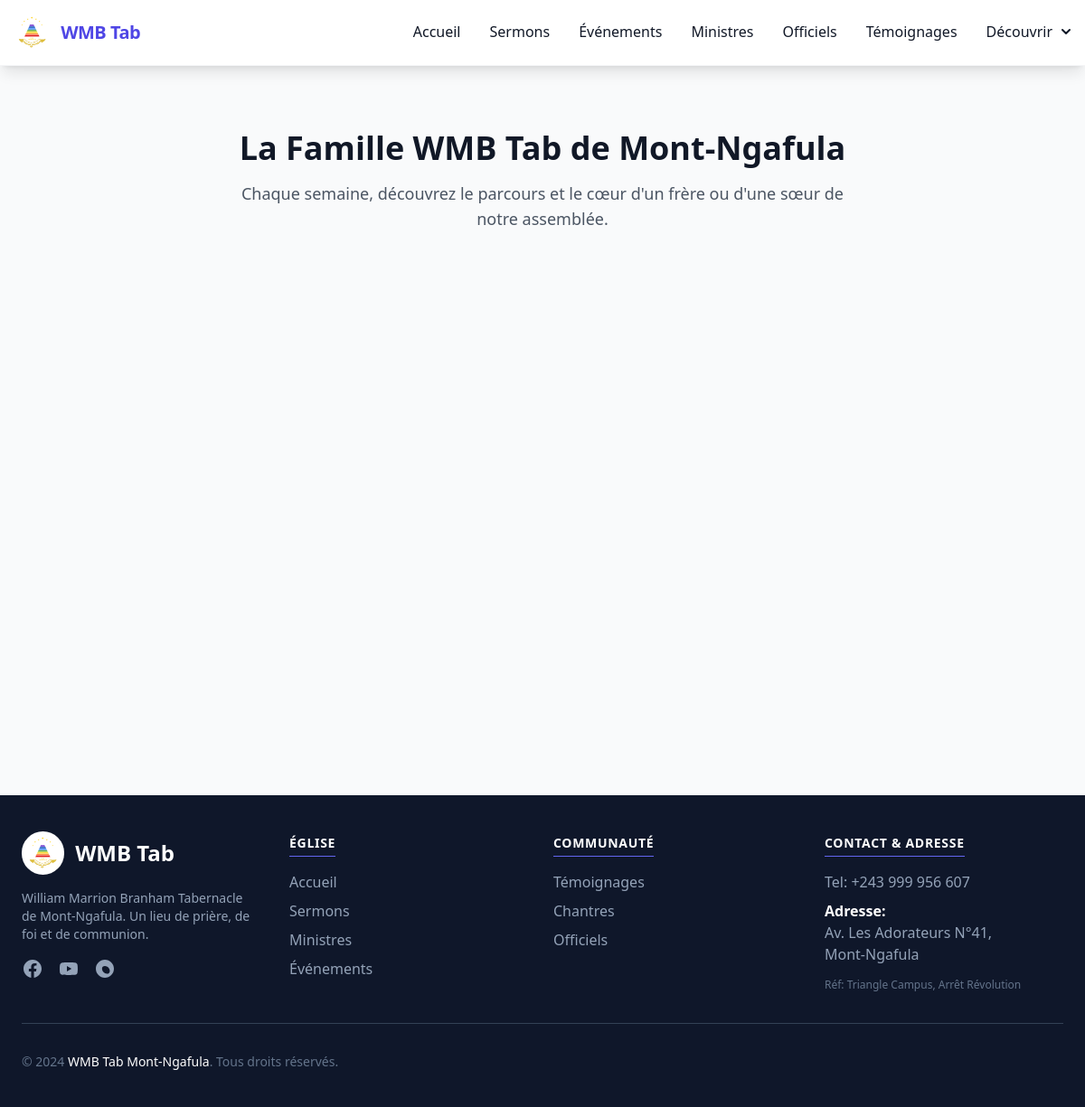
Before: /connaissons-nous/ with the older database file.
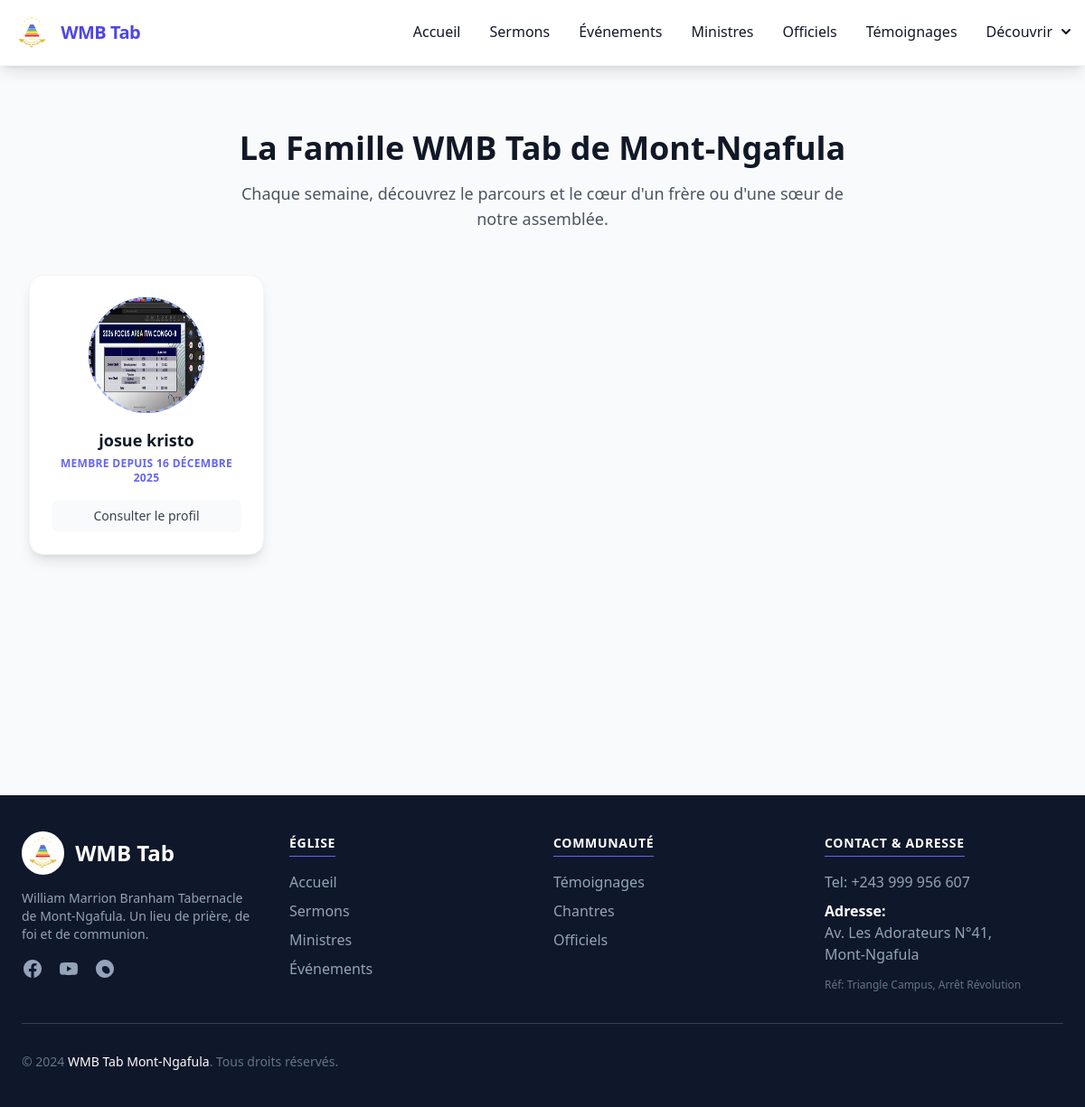
After: the same page with the newer database file.
### OurData/models.py (models this page shows, shortened)
class Croyant(models.Model):
    nom = models.CharField("Nom et Prénom", max_length=100)
    photo_profil = models.ImageField("Photo de profil (Bulle)", upload_to='croyants/profils/')
    adresse = models.CharField("Adresse", max_length=200)
    date_conversion = models.DateField("Date de conversion", null=True, blank=True)
    etat_civil = models.CharField("État Civil", max_length=100, help_text="Ex: Marié, 3 enfants")
    ambitions = models.TextField("Sa prière / Ses ambitions")
    pourquoi_wmb = models.TextField("Pourquoi WMB Tabernacle ?")
    date_publication = models.DateTimeField(auto_now_add=True)
    class Meta:
        verbose_name = "Fidèle / Croyant"
        verbose_name_plural = "Les Fidèles (Connaissons-nous)"
        ordering = ['-date_publication'] # Les plus récents en premier

### OurData/views.py (the view)
# urls.py: path('connaissons-nous/', connaissons_nous_liste, name='connaissons_nous_liste'),
def connaissons_nous_liste(request):
    croyants = Croyant.objects.all()
    return render(request, "connaissons_nous_liste.html", {"croyants": croyants})

### templates/connaissons_nous_liste.html
{% extends "_base.html" %}
{% load static %}
{% block content %}
<section class="bg-gray-50 py-16 min-h-screen">
    <div class="max-w-7xl mx-auto px-4 sm:px-6 lg:px-8 text-center">
        <h1 class="text-4xl font-extrabold text-gray-900 mb-4">La Famille WMB Tab de Mont-Ngafula</h1>
        <p class="text-lg text-gray-600 mb-12 max-w-2xl mx-auto">
            Chaque semaine, découvrez le parcours et le cœur d'un frère ou d'une sœur de notre assemblée.
        </p>
        <div class="grid grid-cols-1 sm:grid-cols-2 md:grid-cols-3 lg:grid-cols-4 gap-8">
            {% for croyant in croyants %}
            <div
                class="group bg-white rounded-2xl p-6 shadow-lg hover:shadow-xl transition-all duration-300 hover:-translate-y-2 border border-gray-100">
                <div class="relative w-32 h-32 mx-auto mb-4">
                    <div
                        class="absolute inset-0 rounded-full border-2 border-dashed border-indigo-300 group-hover:animate-spin-slow">
                    </div>
                    {% if croyant.photo_profil %}
                    <img src="{{ croyant.photo_profil.url }}" class="w-full h-full rounded-full object-cover..."
                        alt="{{ croyant.nom }}">
                    {% endif %}
                </div>
                <h3 class="text-lg font-bold text-gray-900 mb-1">{{ croyant.nom }}</h3>
                <p class="text-xs text-indigo-500 font-semibold uppercase tracking-wide mb-4">
                    Membre depuis {{ croyant.date_conversion|slice:"-4:" }} </p>
                <a href="{% url 'connaissons_nous_detail' croyant.id %}"
                    class="inline-block w-full py-2 px-4 bg-gray-50 hover:bg-indigo-600 text-gray-700 hover:text-white rounded-lg transition-colors font-medium text-sm">
                    Consulter le profil
                </a>
            </div>
            {% endfor %}
        </div>
    </div>
</section>
{% endblock content %}

Changed rows visible on the page:
added Croyant: photo_profil (picture), nom "josue kristo", date_conversion "16 DÉCEMBRE 2025"
